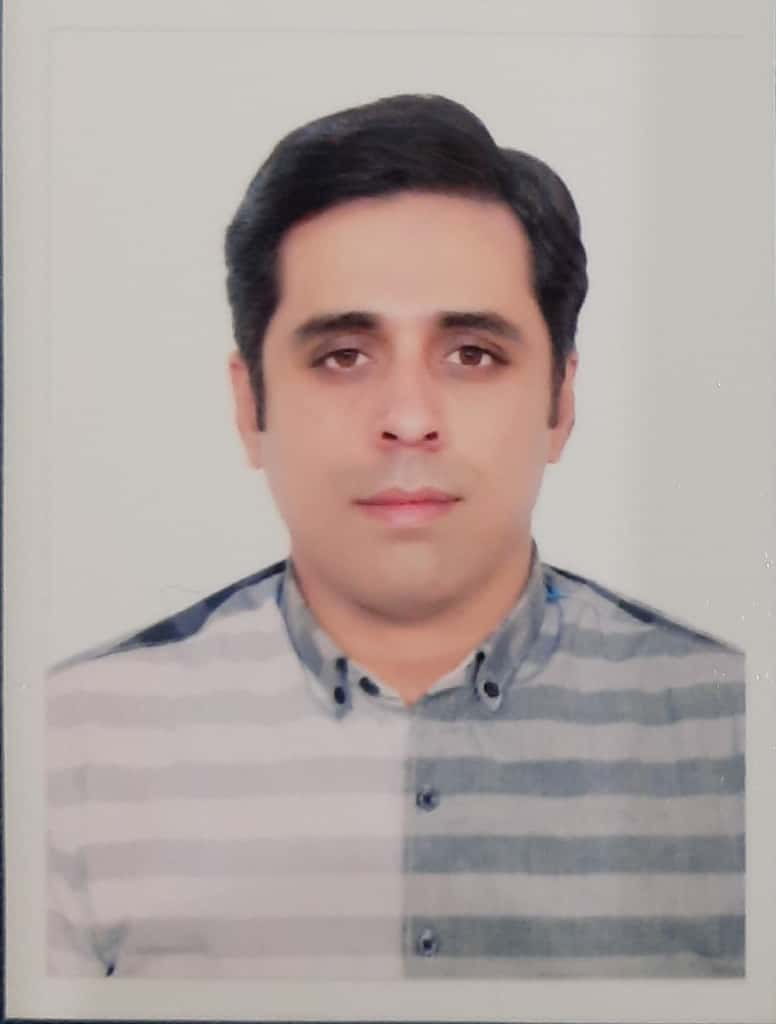
#> input picture Resources/Picture.jpg, 776 x 1024 px
$ jupyter execute Chapter_19.ipynb
#> lines starting #> are read from the running program, lines starting #| are printed output that depends on the picture; after the words box and inside, x2 and y2 are one past the last pixel; in counts of white or black regions, pixels touching at a corner belong together
[cell 1]
import cv2 as cv

[cell 2]
face_cascade=cv.CascadeClassifier("Resources/haarcascade_frontalface_default.xml")

[cell 3]
img=cv.imread("Resources/Picture.jpg")
#> img is the input picture: shape (1024, 776, 3); mean B, G, R 160.9, 164.2, 175.3
img=cv.resize(img, (591,886))
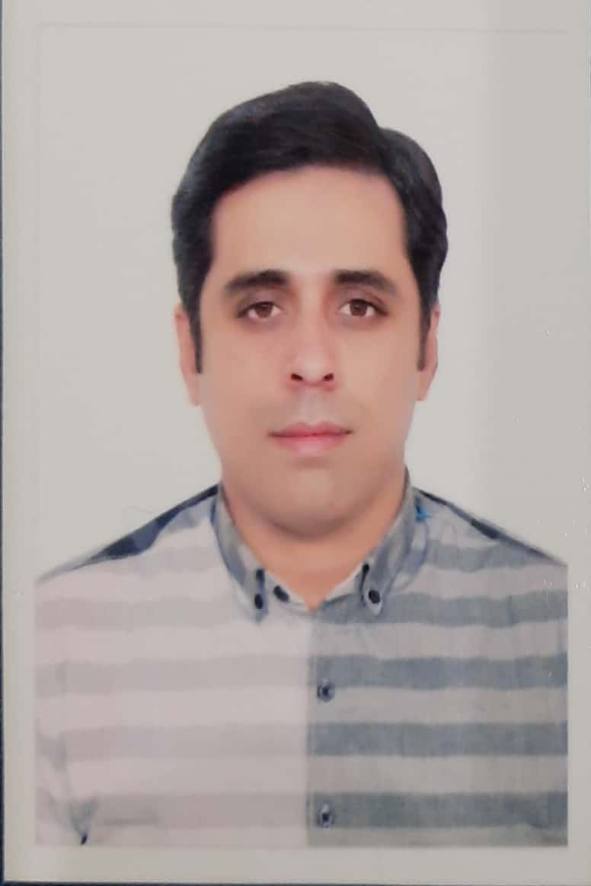
#> img: shape (886, 591, 3); mean B, G, R 160.9, 164.1, 175.3

[cell 4]
gray_img=cv.cvtColor(img, cv.COLOR_BGR2GRAY)
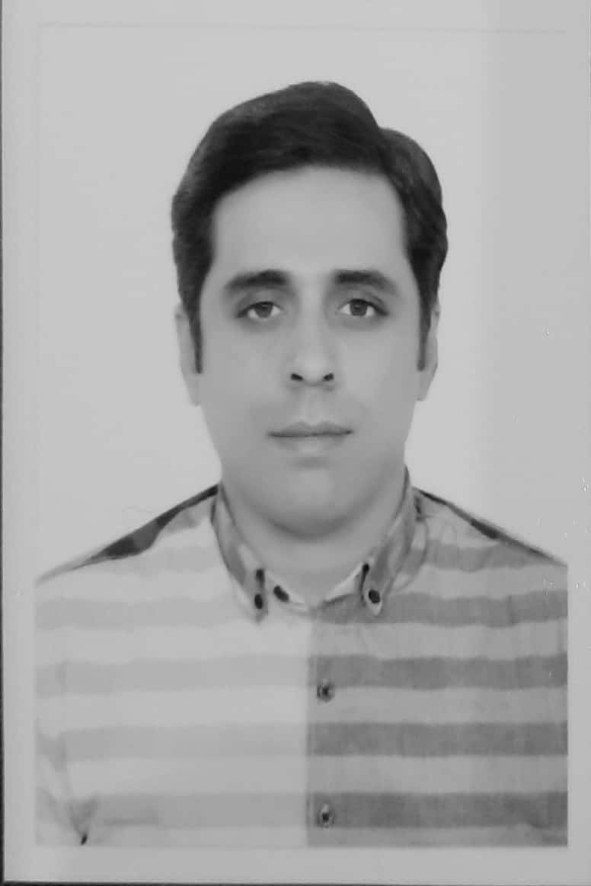
#> gray_img: shape (886, 591); min 12, max 219, mean 167

faces=face_cascade.detectMultiScale(gray_img, 1.1, 4)
#> faces = [[152, 181, 317, 317]]

[cell 5]
for (x,y,w,h) in faces:
    cv.rectangle(img, (x,y), (x+w, y+h), (255,0,0),2)
#> this loop made 1 pass
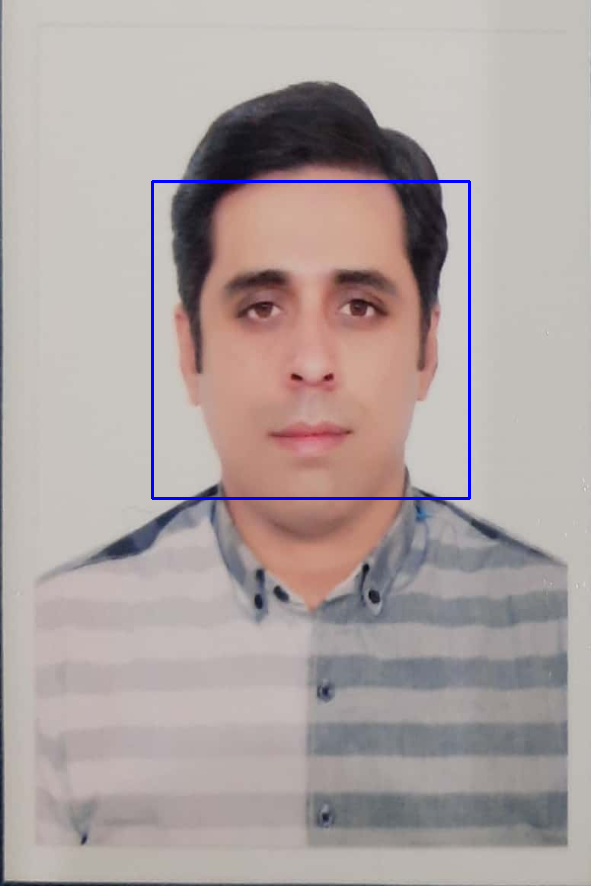
#> img: shape (886, 591, 3); 0.73% of pixels changed, all inside (x1, y1, x2, y2) = (151, 180, 471, 500)
